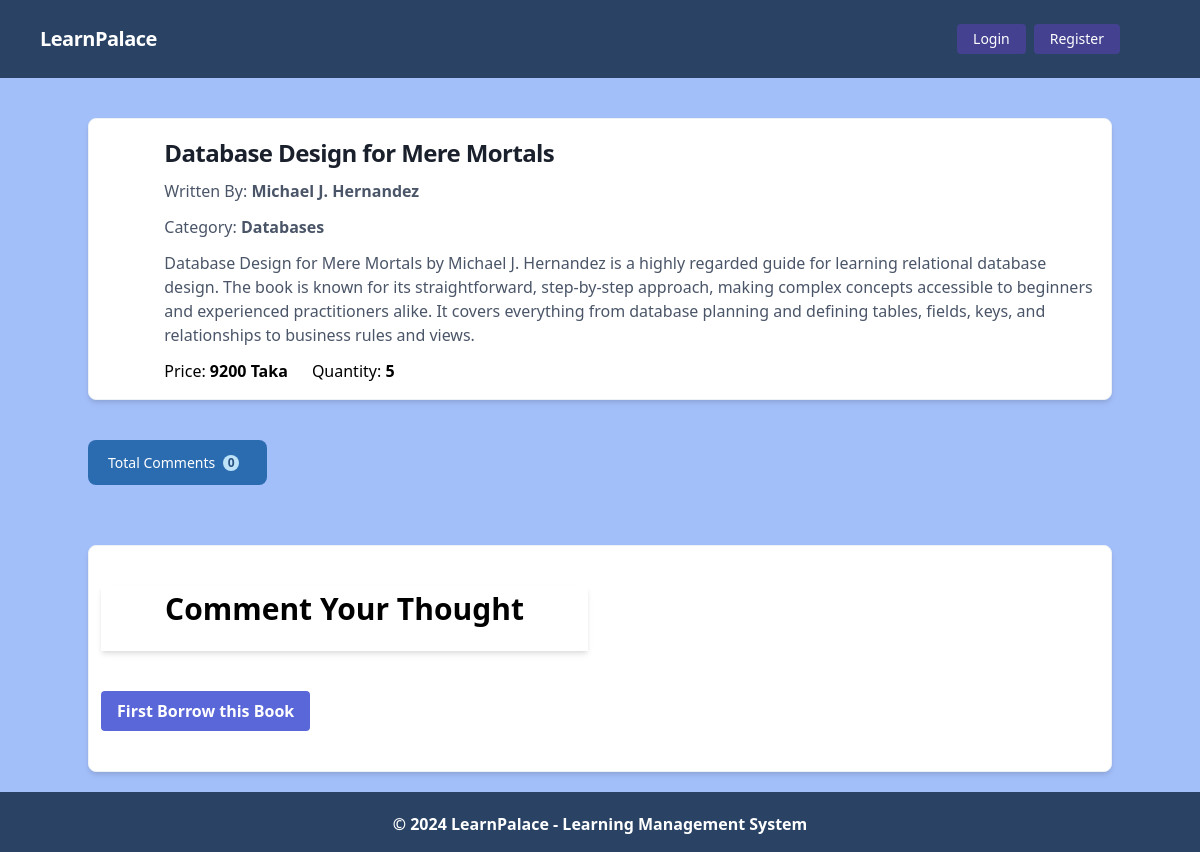
The page /books/bookDetails/6/ on the database its author committed.
### books/models.py (models this page shows, shortened)
class BookModel(models.Model):
    book_name = models.CharField(max_length=100)
    author_name = models.CharField(max_length=100, blank=True, null=True)
    description = models.CharField(max_length=500)
    quantity = models.IntegerField()
    price = models.IntegerField()
    category = models.ForeignKey(BookCategoryModel, on_delete=models.CASCADE)
    book_img = models.ImageField(upload_to='book/media/uploads/')

class BookCategoryModel(models.Model):
    name = models.CharField(max_length=50)
    slug = models.SlugField(max_length=100, unique=True)
    def __str__(self):
        return self.name

### books/views.py (the view, shortened to what this page needs)
# urls.py: path('bookDetails/<int:id>/', views.bookDetailsView.as_view(), name='bookDetails'),
class bookDetailsView(DetailView):
    model = models.BookModel
    template_name = 'books/books_details.html'
    pk_url_kwarg = 'id'
    def get_context_data(self, **kwargs):
        context = super().get_context_data(**kwargs)
        book = self.object
        comments = book.comments.all()
        comment_form = forms.CommentsForm()
        for field in comment_form.fields.values():
            field.widget.attrs.update({
                'class': (
                    'appearance-none block w-full bg-gray-200 '
                    'text-gray-700 border border-gray-200 rounded '
                    'py-3 px-4 leading-tight focus:outline-none '
                    'focus:bg-white focus:border-gray-500'
                )
            })
        context['book'] = book
        context['comments'] = comments
        context['comment_form'] = comment_form
        if self.request.user.is_authenticated:
            context['is_borrowed'] = models.BookBorrowModel.objects.filter(borrowed_by=self.request.user, book_name=book).exists()
        else:
            context['is_borrowed'] = False
        return context

### books/templates/books/books_details.html (shortened to what this page needs)
{% extends 'base.html' %}
{% load static %}
{% block content %}
<div class="flex shadow-md  mt-10 flex-col items-center bg-white border border-gray-200 rounded-lg shadow md:flex-row   hover:bg-gray-100 dark:border-gray-700 dark:bg-gray-800 dark:hover:bg-gray-700">
  <div class="flex flex-col justify-between p-4 leading-normal">
      <h5 class="mb-2 text-2xl font-bold tracking-tight text-gray-900 dark:text-white">{{ book.book_name }} </h5>
      <p class="mb-3 font-normal text-gray-700 dark:text-gray-400 ">Written By: <span class="font-bold">  {{ book.author_name }} </span></p>
      <p class="mb-3 font-normal text-gray-700 dark:text-gray-400 ">Category: <span class="font-bold">  {{ book.category }} </span></p>
      <p class="mb-3 font-normal text-gray-700 dark:text-gray-400"> {{ book.description }} </p>
      <div class="flex justify-between">
        <div class="flex gap-6">
          <p> <span> Price: </span> <span class="font-bold">  {{ book.price }} Taka </span> </p>
          <p> <span class=""> Quantity: </span> <span class="font-bold"> {{ book.quantity }} </span> </p>
        </div>
      </div>
  </div>
</div>
<div class=" mt-10 ">
  <button type="button" class="inline-flex items-center px-5 py-3 mb-5 text-sm font-medium text-center text-white bg-blue-700 rounded-lg hover:bg-blue-800 focus:ring-4 focus:outline-none focus:ring-blue-300 dark:bg-blue-600 dark:hover:bg-blue-700 dark:focus:ring-blue-800">
    Total Comments
    <span class="inline-flex items-center mx-2 justify-center w-4 h-4 ms-2 text-xs font-semibold text-blue-800 bg-blue-200 rounded-full">
      {{ comments | length }}
    </span>
  </button>
</div>
<div class="flex shadow-md  mt-10 flex-col items-start bg-white border border-gray-200 rounded-lg shadow md:flex-row   hover:bg-gray-100 dark:border-gray-700 dark:bg-gray-800 dark:hover:bg-gray-700">
  <div class="w-full md:h-auto md:w-1/2 " >
    <div class="bg-white px-3 py-4 rounded-xl my-6">
        <h1 class="font-bold text-3xl text-center pb-5 shadow-md">Comment Your Thought</h1>
        <div class="w-full mt-10">
          {% if is_borrowed %}
            <form method="post" class="bg-white shadow-md rounded px-8 pt-6 pb-8 mb-4">
                {% csrf_token %} {% for hidden_field in form.hidden_fields %} {{ hidden_field.errors }} {{ hidden_field }} {% endfor %}
                <div class="flex flex-wrap -mx-3 mb-6">
                    <div class="w-full md:w-2/2 px-3 mb-6 md:mb-0">
                        <label class="block uppercase tracking-wide text-gray-700 text-xs font-bold mb-2" for="{{ comment_form.comment.id_for_label }}">
                            {{ comment_form.comment.label }}
                        </label> {{ comment_form.comment }} {% if comment_form.comment.errors %} {% for error in comment_form.comment.errors %}
                        <p class="text-red-600 text-sm italic pb-2">{{ error }}</p>
                        {% endfor %} {% endif %}
                    </div>
                    <div class="w-full md:w-2/2 px-3 mt-3 mb-6 md:mb-0">
                        <label class="block uppercase tracking-wide text-gray-700 text-xs font-bold mb-2" for="{{ comment_form.book_rating.id_for_label }}">
                            {{ comment_form.book_rating.label }}
                        </label> {{ comment_form.book_rating }} {% if comment_form.book_rating.errors %} {% for error in comment_form.book_rating.errors %}
                        <p class="text-red-600 text-sm italic pb-2">{{ error }}</p>
                        {% endfor %} {% endif %}
                    </div>
                </div>
                <div class="flex items-center justify-between">
                    <button class="hover:bg-blue-900 bg-indigo-600 text-white font-bold py-2 px-4 rounded focus:outline-none focus:shadow-outline" type="submit">
                        Add Comment
                    </button>
                </div>
            </form>
            {% else %}
            <button disabled class=" disabled hover:bg-blue-900 bg-indigo-600 text-white font-bold py-2 px-4 rounded focus:outline-none focus:shadow-outline" >
              First Borrow this Book
            </button>
            {% endif %}
        </div>
    </div>
  </div>
  <div class=" md:w-1/2 flex flex-wrap justify-between gap-2 p-4 leading-normal">
  </div>
</div>
{% endblock %}

### rows shown on the page
BookModel: book_name "Database Design for Mere Mortals", author_name "Michael J. Hernandez", category "Databases", description "Database Design for Mere Mortals by Michael J. Hernandez is a highly regarded guide for learning relational database design. The book is known for its straightforward, step-by-step approach, making complex concepts accessible to beginners and experienced practitioners alike. It covers everything from database planning and defining tables, fields, keys, and relationships to business rules and views.", price "9200", quantity "5"

### other values the page prints
{{ comments | length }} "0"
